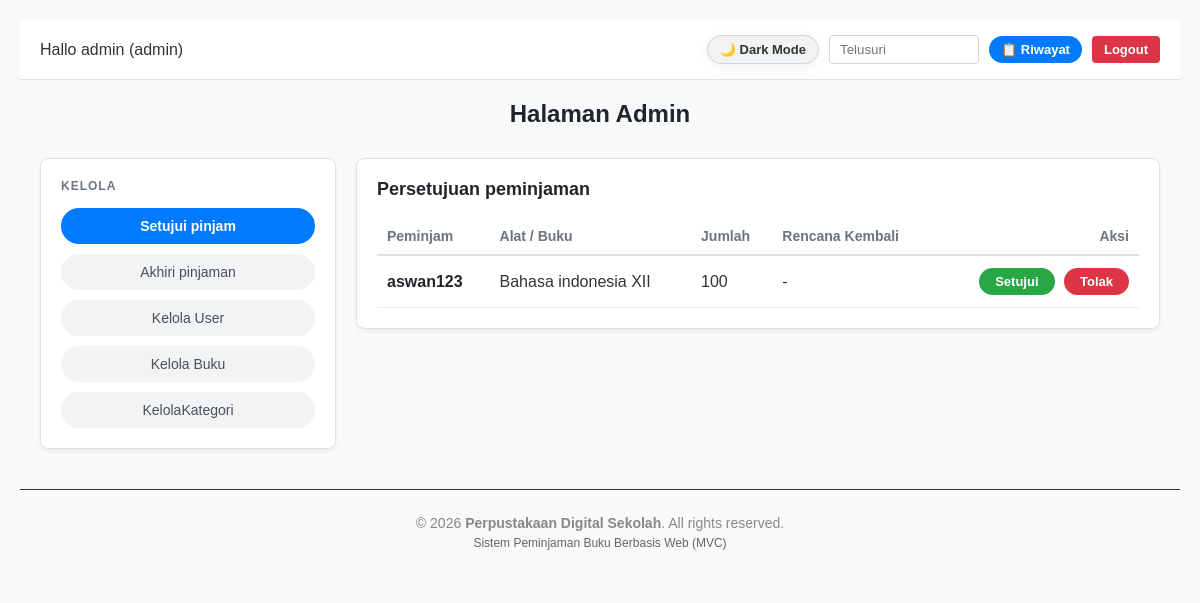
Page /index.php?page=admin&action=dashboard (signed in) on the earlier database version.
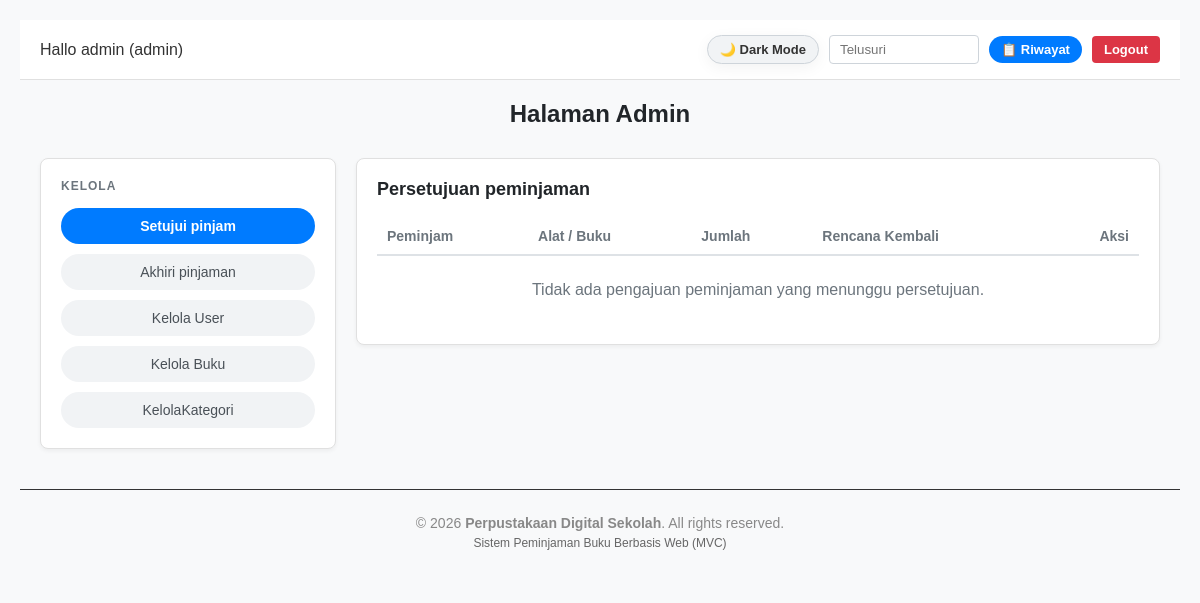
Same page on the later database version.
### tables this page shows
CREATE TABLE `peminjaman` (
  `id_pinjam` int(11) NOT NULL,
  `id_user` int(11) NOT NULL,
  `id_buku` int(11) NOT NULL,
  `jumlah` int(11) NOT NULL DEFAULT 1,
  `tgl_pinjam` date NOT NULL,
  `tanggal_kembali_rencana` date DEFAULT NULL,
  `tanggal_dikembalikan` date DEFAULT NULL,
  `tgl_kembali` date NOT NULL,
  `status` enum('menunggu','dipinjam','selesai','ditolak') DEFAULT 'menunggu',
  `denda` int(11) DEFAULT 0
);

CREATE TABLE `user` (
  `id_user` int(11) NOT NULL,
  `nama` varchar(100) NOT NULL,
  `email` varchar(100) NOT NULL,
  `nis` varchar(20) DEFAULT NULL,
  `kelas` varchar(20) DEFAULT NULL,
  `password` varchar(255) NOT NULL,
  `role` enum('admin','siswa') NOT NULL DEFAULT 'siswa'
);

CREATE TABLE `buku` (
  `id_buku` int(11) NOT NULL,
  `nama_buku` varchar(150) NOT NULL,
  `id_kategori` int(11) NOT NULL,
  `stok` int(11) NOT NULL DEFAULT 0,
  `gambar` varchar(255) DEFAULT NULL
);

### controllers/AdminController.php (called while the page is built, shortened)
<?php
require_once 'models/PinjamModel.php';
class AdminController {
    private $pinjamModel;
    public function __construct() {
        $database = new Database();
        $this->db = $database->getConnection();
        $this->pinjamModel = new PinjamModel($this->db);
    }
public function dashboard() {
    $search = $_GET['search'] ?? '';
    $pendingList = $this->pinjamModel->getPendingPinjaman($search);
    require_once 'views/admin/dashboard.php';
}
}

### config/Database.php (called while the page is built, shortened)
<?php
class Database {
    private $host = "localhost";
    private $user = "root";
    private $pass = "";
    private $dbname = "db_pembuku";
    public function getConnection() {
        $this->conn = null;
        try {
            $this->conn = new PDO("mysql:host=" . $this->host . ";dbname=" . $this->dbname, $this->user, $this->pass);
            $this->conn->setAttribute(PDO::ATTR_ERRMODE, PDO::ERRMODE_EXCEPTION);
        } catch(PDOException $exception) {
            echo "Connection error: " . $exception->getMessage();
        }
        return $this->conn;
    }
}

### models/PinjamModel.php (called while the page is built, shortened)
<?php
class PinjamModel {
    private $conn;
    private $table = 'peminjaman';
    public function __construct($db) {
        $this->conn = $db;
    }
    public function getPendingPinjaman($search = '') {
        $query = "SELECT p.*, u.nama AS nama_siswa, b.nama_buku
                  FROM " . $this->table . " p
                  JOIN user u ON p.id_user = u.id_user
                  JOIN buku b ON p.id_buku = b.id_buku
                  WHERE p.status = 'menunggu'";
        $query .= " ORDER BY p.id_pinjam DESC";
        $stmt = $this->conn->prepare($query);
        $stmt->execute();
        return $stmt->fetchAll(PDO::FETCH_ASSOC);
    }
}
?>

### views/admin/dashboard.php (the view, shortened to what the changed rows need)
<?php include 'views/layout/header.php'; ?>
<h2 style="text-align:center; margin-bottom: 30px; color: var(--text-heading);">Halaman Admin</h2>
<div style="display: flex; gap: 20px; align-items: flex-start; padding: 0 20px;">
    <div class="card" style="flex: 3; padding: 20px; box-sizing: border-box;">
        <div class="table-container">
            <table style="width: 100%; border-collapse: collapse;">
                <thead>
                    <tr style="color: var(--text-muted); font-size: 14px; text-align: left; border-bottom: 2px solid var(--table-header-border);">
                        <th style="padding: 10px;">Peminjam</th>
                        <th style="padding: 10px;">Alat / Buku</th>
                        <th style="padding: 10px;">Jumlah</th>
                        <th style="padding: 10px;">Rencana Kembali</th>
                        <th style="padding: 10px; text-align: right;">Aksi</th>
                    </tr>
                </thead>
                <tbody>
                    <?php if (!empty($pendingList)): ?>
                        <?php foreach ($pendingList as $p): ?>
                        <tr style="border-bottom: 1px solid var(--table-border);">
                            <td style="padding: 12px 10px; font-weight: bold; color: var(--text-heading);"><?= htmlspecialchars($p['nama_siswa']); ?></td>
                            <td style="padding: 12px 10px; color: var(--text-main);"><?= htmlspecialchars($p['nama_buku']); ?></td>
                            <td style="padding: 12px 10px; color: var(--text-main);"><?= $p['jumlah']; ?></td>
                            <td style="padding: 12px 10px; color: var(--text-main);">
    <?= !empty($p['tanggal_kembali_rencana']) ? date('d-m-Y', strtotime($p['tanggal_kembali_rencana'])) : '-'; ?>
</td>
                            <td style="padding: 12px 10px; text-align: right;">
                                <a href="index.php?page=admin&action=setujuiPinjaman&id=<?= $p['id_pinjam']; ?>" class="btn-action btn-approve" onclick="return confirm('Setujui peminjaman ini?');">Setujui</a>
                                <a href="index.php?page=admin&action=tolakPinjaman&id=<?= $p['id_pinjam']; ?>" class="btn-action btn-reject" onclick="return confirm('Tolak peminjaman ini?');">Tolak</a>
                            </td>
                        </tr>
                        <?php endforeach; ?>
                    <?php else: ?>
                        <tr>
                            <td colspan="5" style="text-align: center; color: var(--text-muted); padding: 25px;">Tidak ada pengajuan peminjaman yang menunggu persetujuan.</td>
                        </tr>
                    <?php endif; ?>
                </tbody>
            </table>
        </div>
    </div>
</div>
<?php include 'views/layout/footer.php'; ?>

Differences in the rows shown:
removed peminjaman: id_user.nama "aswan123", id_buku.nama_buku "Bahasa indonesia XII", jumlah "100"
Other differences:
text now shown: "Tidak ada pengajuan peminjaman yang menunggu persetujuan."
